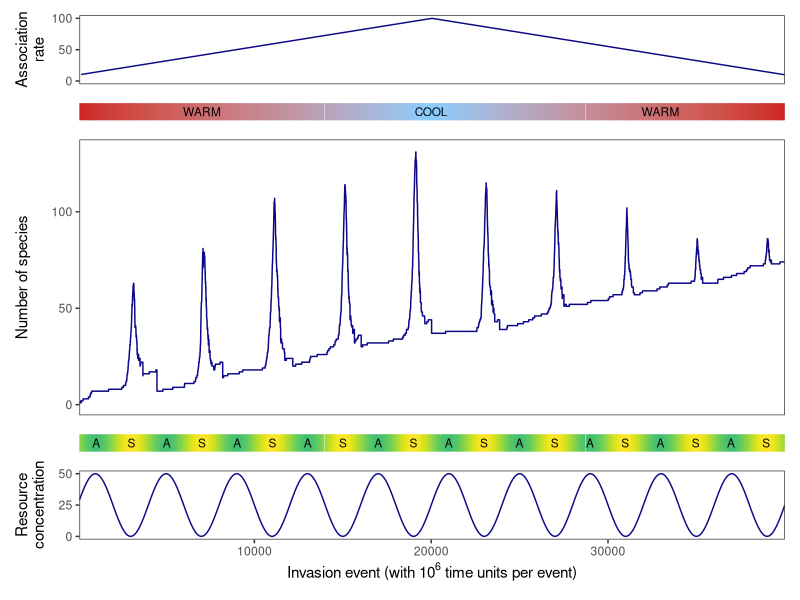

Source code (R):
library(tidyverse)
library(patchwork)


dat <- read_tsv("../data/evo_data.tsv", col_types = "ddid")


p1 <- dat |>
  slice(1:400 * 100) |> # Reduce resolution (same quality, smaller file size)
  ggplot(aes(x = time, y = assocRate)) +
  geom_line(color = viridis::plasma(1)) +
  scale_x_continuous(expand = c(0, 0), limits = c(0, NA)) +
  scale_y_continuous(limits = c(0, NA), breaks = c(0, 50, 100)) +
  labs(x = NULL, y = "Association\nrate") +
  theme_bw() +
  theme(panel.grid = element_blank(),
        axis.text.x = element_blank(), axis.ticks.x = element_blank())

p2 <- dat |>
  slice(1:400 * 100) |> # Reduce resolution (same quality, smaller file size)
  ggplot(aes(x = time, y = 0, color = assocRate, fill = assocRate)) +
  geom_tile() +
  scale_x_continuous(expand = c(0, 0)) +
  scale_y_continuous(expand = c(0, 0)) +
  scale_color_gradient(low = "firebrick3", high = "skyblue1") +
  scale_fill_gradient(low = "firebrick3", high = "skyblue1") +
  labs(x = NULL, y = NULL) +
  guides(color = "none", fill = "none") +
  theme_minimal() +
  theme(axis.text = element_blank(), axis.ticks = element_blank()) +
  annotate(geom = "text", x = 7000, y = 0, label = "WARM", color = "black", size = 3) +
  annotate(geom = "text", x = 20000, y = 0, label = "COOL", color = "black", size = 3) +
  annotate(geom = "text", x = 33000, y = 0, label = "WARM", color = "black", size = 3)

p3 <- dat |>
  ggplot(aes(x = time, y = numTypes)) +
  geom_line(color = viridis::plasma(1)) +
  scale_x_continuous(expand = c(0, 0), limits = c(0, NA)) +
  labs(x = NULL, y = "Number of species") +
  theme_bw() +
  theme(panel.grid = element_blank(),
        axis.text.x = element_blank(), axis.ticks.x = element_blank())

p4 <- (dat |>
         slice(1:400 * 100) |> # Reduce resolution (same quality, smaller file size)
         ggplot(aes(x = time, y = 0, color = resource, fill = resource)) +
         geom_tile() +
         scale_x_continuous(expand = c(0, 0)) +
         scale_y_continuous(expand = c(0, 0)) +
         scale_color_viridis_c(begin = 0.7, direction = -1) +
         scale_fill_viridis_c(begin = 0.7, direction = -1) +
         labs(x = NULL, y = NULL) +
         guides(color = "none", fill = "none") +
         theme_minimal() +
         theme(axis.text = element_blank(), axis.ticks = element_blank())) |>
  (\(plt) reduce(1:20, \(p, i) {
    x <- seq(1000, 39000, l = 20)[i]
    lab <- ifelse(i %% 2 == 0, "S", "A")
    p + annotate(geom = "text", x = x, y = 0, label = lab, color = "black", size = 3)
  }, .init = plt))()


p5 <- dat |>
  slice(1:400 * 100) |> # Reduce resolution (same quality, smaller file size)
  ggplot(aes(x = time, y = resource)) +
  geom_line(color = viridis::plasma(1)) +
  scale_x_continuous(expand = c(0, 0)) +
  scale_y_continuous(breaks = c(0, 25, 50)) +
  labs(x = expression(paste("Invasion event (with ", 10^6, " time units per event)")),
       y = "Resource\nconcentration") +
  theme_bw() +
  theme(panel.grid = element_blank())


p <- (p1 / p2 / p3 / p4 / p5 +
        plot_layout(heights = c(1, 0.25, 4, 0.25, 1), tag_level = "new"))

show(p)
#ggsave("../figures/Fig4.pdf", device = cairo_pdf, width = 6, height = 7)
